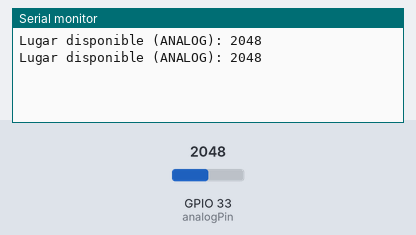
This sketch was run on a simulated ESP32. On the bench: the last lines printed to the serial monitor. The test bench sets the inputs (shaded band); at power-on: GPIO 33 (analogPin) = 2048.

Above: at 1.8 s.
1.9 s: GPIO 33 (analogPin) set to 541
At 2.8 s:
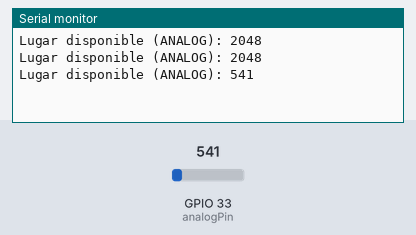
3.4 s: GPIO 33 (analogPin) set to 471
At 4.4 s:
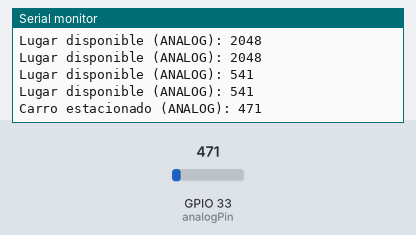

The sketch:

Ejemplo_de_KY-024_esp32.ino
```cpp
// Variables globales

/*
Cuando esta de frente el sensor, se calida hacia la derecha (cuado ya casi se esta apagando el led)

Para salida digital = HIGH (carro estacionado), LOW (lugar disponible)
Para salida analogica < 520 (carro estacionado), > 520 (lugar disponible)

*/

//const int digitalPin = 32;
const int analogPin = 33;
int analogValue = 0;
//int digitalValue = 0;

void setup() {
  Serial.begin(9600);
  //pinMode(digitalPin, INPUT);
}

void loop() {
  analogValue = analogRead(33);
  //digitalValue = digitalRead(digitalPin);

  if (analogValue < 520) {
    Serial.print("Carro estacionado (ANALOG): ");
  } else {
    Serial.print("Lugar disponible (ANALOG): ");
  }

  Serial.println(analogValue);

  //if (digitalValue == HIGH) {
  //  Serial.print("Carro estacionado (DIGITAL): ");
  //} else {
  //  Serial.print("Lugar disponible (DIGITAL): ");
  //}

  //Serial.println(digitalValue);

  delay(1000);
}
```

Measured:
- the behaviour switches between 520 and 519 on GPIO 33 (analogPin) (found by bisection; images 1 and 2)
- after the input at 1.9 s, the serial monitor: prints a new line after 0.10 s (image 1)
- after the input at 3.4 s, the serial monitor: prints a new line after 0.60 s (image 2)
